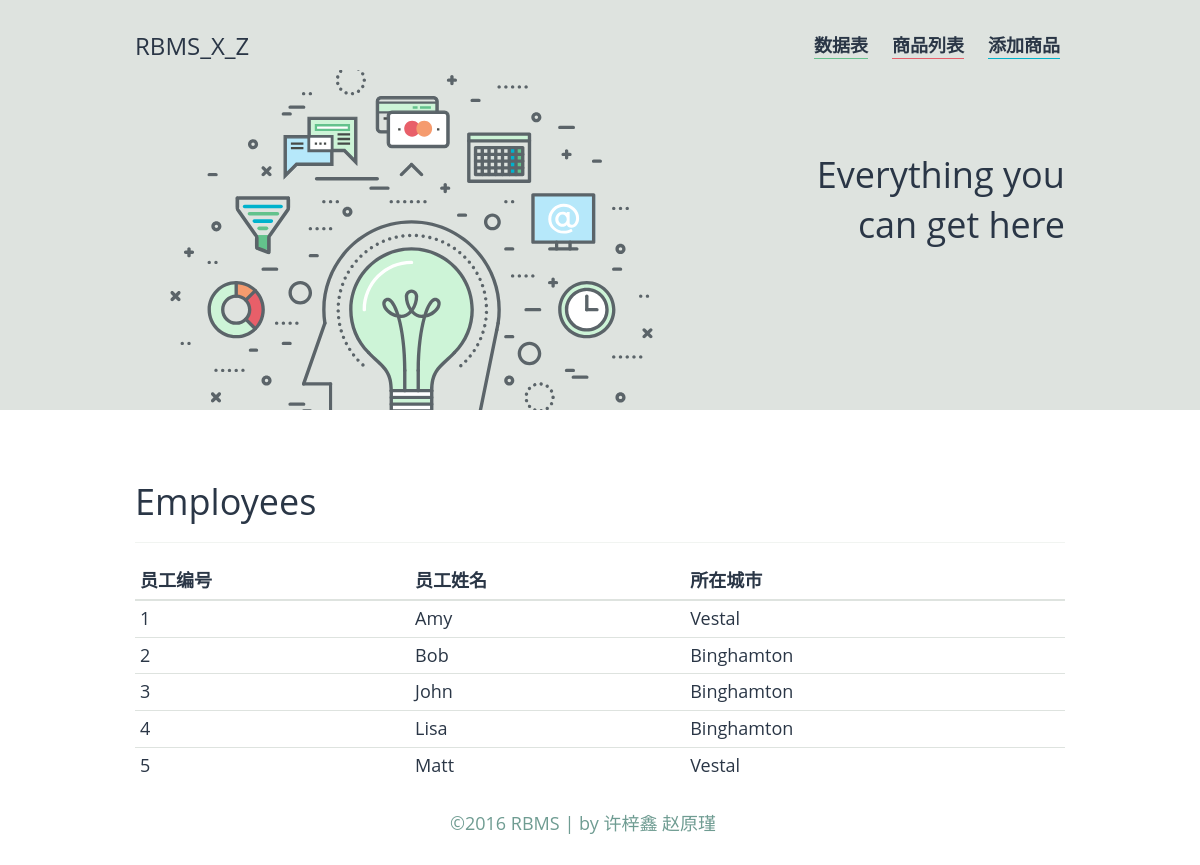
/demo/show_employees.php, run on the app's committed database.
### tables this page shows
CREATE TABLE `employees` (
  `eid` int(11) NOT NULL AUTO_INCREMENT,
  `ename` varchar(15) DEFAULT NULL,
  `city` varchar(15) DEFAULT NULL,
  PRIMARY KEY (`eid`)
);

### demo/show_employees.php (the view, shortened to what this page needs)
<?php
	include 'head.php';
?>
<table class="table table-condensed">
   <div>
   <thead>
     <div class="page-header">
   <h2>Employees</h2>
   </div>
        </div>
      <tr>
         <th>员工编号</th><th>员工姓名</th><th>所在城市</th>
      </tr>
   <?php
require_once('conn.php');
$query = "call show_employees();";
$res = mysql_query($query, $conn) or die(mysql_error());
$row = mysql_num_rows($res);
if($row)
{
for($i=0;$i<$row;$i++)
{
$dbrow=mysql_fetch_array($res);
$eid=$dbrow['eid']; $ename=$dbrow['ename']; $city=$dbrow['city'];
echo"<tr>
<td>".$eid."</td><td>".$ename."</td><td>".$city."</td>
</tr>";
}
}
?>
</table>
<?php include 'footer.php'; ?>

### demo/css/style.css (style rules this page uses)
body { font-family: 'Open Sans','Helvetica Neue',Arial,'Hiragino Sans GB','Microsoft YaHei','WenQuanYi Micro Hei',sans-serif; }

### data on the page
employees: eid "1", ename "Amy", city "Vestal"
employees: eid "2", ename "Bob", city "Binghamton"
employees: eid "3", ename "John", city "Binghamton"
employees: eid "4", ename "Lisa", city "Binghamton"
employees: eid "5", ename "Matt", city "Vestal"
